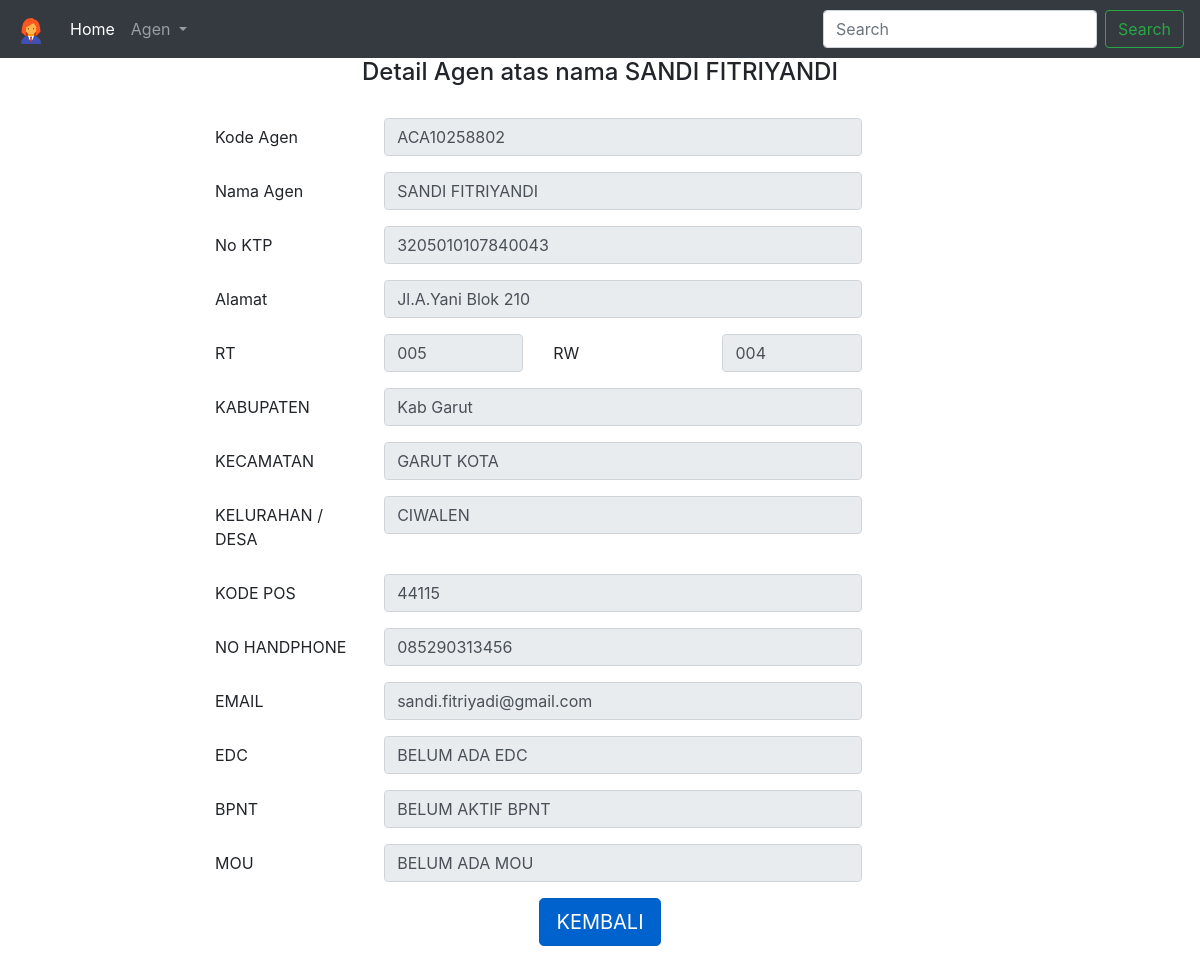
Screenshot of /detailagen.php?id=ACA10258802 with the database file from the repository.
### tables this page shows
CREATE TABLE `agen` (
  `kode_agen` varchar(15) NOT NULL,
  `nama_agen` varchar(30) NOT NULL,
  `no_ktp` text NOT NULL,
  `alamat` varchar(50) NOT NULL,
  `rt_rw` varchar(10) NOT NULL,
  `kabupaten` varchar(20) NOT NULL,
  `kecamatan` varchar(20) NOT NULL,
  `kelurahan` varchar(20) NOT NULL,
  `kode_pos` int(11) NOT NULL,
  `no_handphone` text NOT NULL,
  `email` varchar(30) NOT NULL,
  `edc` tinyint(1) NOT NULL,
  `bpnt` tinyint(1) NOT NULL,
  `mou` tinyint(1) NOT NULL,
  `foto` blob NOT NULL
);

### detailagen.php (the view, shortened to what this page needs)
<!DOCTYPE html>
<html>
<head>
    <link rel="stylesheet" href="css\bootstrap.min.css">
    <link rel="stylesheet" type="text/css" href="css\stylelucky.css">
</head>
<body>
    <nav class="navbar navbar-expand-lg navbar-dark bg-dark">
      <a class="navbar-brand" href="#">
        <img src="img/icon1.png" widht="30" height="30" alt="Dashboard">
      </a>
      <div class="collapse navbar-collapse" id="navbarSupportedContent">
        <ul class="navbar-nav mr-auto">
          <li class="nav-item active">
            <a class="nav-link" href="index.php">Home <span class="sr-only">(current)</span></a>
          </li>
          <li class="nav-item dropdown">
            <a class="nav-link dropdown-toggle" href="#" id="navbarDropdown" role="button" data-toggle="dropdown" aria-haspopup="true" aria-expanded="false">
              Agen
            </a>
          </li>
        </ul>
        <form class="form-inline my-2 my-lg-0">
          <input class="form-control mr-sm-2" type="search" placeholder="Search" aria-label="Search">
          <button class="btn btn-outline-success my-2 my-sm-0" type="submit">Search</button>
        </form>
      </div>
    </nav>
    <div class="container-fluid text-center">
    <?php
	include 'config.php';
	$id=$_GET['id'];
	$data = mysqli_query($koneksi,"select * from agen where kode_agen='$id'");
	while ($d=mysqli_fetch_array($data)){
		?>
	<h4>Detail Agen atas nama <?php echo $d['nama_agen'];?></h3>
    </div>
<form>
  <div class="form-group row offset-sm-2">
    <label for="KodeAgen" class="col-sm-2 col-form-label">Kode Agen</label>
    <div class="col-sm-6">
      <input type="text" class="form-control" id="KodeAgen" value="<?php echo $d['kode_agen'];?> " readonly>
    </div>
  </div>
  <div class="form-group row offset-sm-2">
    <label for="NamaAgen" class="col-sm-2 col-form-label">Nama Agen</label>
    <div class="col-sm-6">
      <input type="text" class="form-control" id="NamaAgen" value="<?php echo $d['nama_agen'];?>" readonly="">
    </div>
  </div>
   <div class="form-group row offset-sm-2">
    <label for="NamaAgen" class="col-sm-2 col-form-label">No KTP</label>
    <div class="col-sm-6">
      <input type="text" class="form-control" id="NoKTP" value="<?php echo $d['no_ktp'];?>" readonly="">
    </div>
  </div>
   <div class="form-group row offset-sm-2">
    <label for="NamaAgen" class="col-sm-2 col-form-label">Alamat</label>
    <div class="col-sm-6">
      <input type="text" class="form-control" id="Alamat" value="<?php echo $d['alamat'];?>" readonly="">
    </div>
  </div>
   <div class="form-group row offset-sm-2">
    <label for="NamaAgen" class="col-sm-2 col-form-label">RT</label>
    <div class="col-sm-2">
      <input type="text" class="form-control" id="RtRw" value="<?php $rtrw = explode ("/",$d['rt_rw'],2); echo $rtrw[0]?>" readonly="">
    </div>
    <label for="NamaAgen" class="col-sm-2 col-form-label">RW</label>
    <div class="col-sm-2">
      <input type="text" class="form-control" id="RtRw" value="<?php echo $rtrw[1];?>" readonly="">
    </div>
  </div>
   <div class="form-group row offset-sm-2">
    <label for="NamaAgen" class="col-sm-2 col-form-label">KABUPATEN</label>
    <div class="col-sm-6">
      <input type="text" class="form-control" id="Provinsi" value="<?php echo $d['kabupaten'];?>" readonly="">
    </div>
  </div>
   <div class="form-group row offset-sm-2">
    <label for="NamaAgen" class="col-sm-2 col-form-label">KECAMATAN</label>
    <div class="col-sm-6">
      <input type="text" class="form-control" id="Kecamatan" value="<?php echo $d['kecamatan'];?>" readonly="">
    </div>
  </div>
   <div class="form-group row offset-sm-2">
    <label for="NamaAgen" class="col-sm-2 col-form-label">KELURAHAN / DESA</label>
    <div class="col-sm-6">
      <input type="text" class="form-control" id="Kelurahan" value="<?php echo $d['kelurahan'];?>" readonly="">
    </div>
  </div>
   <div class="form-group row offset-sm-2">
    <label for="NamaAgen" class="col-sm-2 col-form-label">KODE POS</label>
    <div class="col-sm-6">
      <input type="text" class="form-control" id="KodePos" value="<?php echo $d['kode_pos'];?>" readonly="">
    </div>
  </div>
   <div class="form-group row offset-sm-2">
    <label for="NamaAgen" class="col-sm-2 col-form-label">NO HANDPHONE</label>
    <div class="col-sm-6">
      <input type="text" class="form-control" id="NoHandphone" value="<?php echo $d['no_handphone'];?>" readonly="">
    </div>
  </div>
   <div class="form-group row offset-sm-2">
    <label for="NamaAgen" class="col-sm-2 col-form-label">EMAIL</label>
    <div class="col-sm-6">
      <input type="text" class="form-control" id="Email" value="<?php echo $d['email'];?>" readonly="">
    </div>
  </div>
   <div class="form-group row offset-sm-2">
    <label for="EDC" class="col-sm-2 col-form-label">EDC</label>
    <div class="col-sm-6">
      <input type="text" class="form-control" id="EDC" value="<?php
     	if ($d['edc']) {
  		$edc = "SUDAH ADA EDC";
  		echo $edc;
		}
		else {
    	$edc = "BELUM ADA EDC";
    	echo $edc;
		}
		?>"
		readonly="">
    </div>
  </div>
   <div class="form-group row offset-sm-2">
    <label for="BPNT" class="col-sm-2 col-form-label">BPNT</label>
    <div class="col-sm-6">
      <input type="text" class="form-control" id="BPNT" value="<?php
     	if ($d['edc']) {
  		$edc = "SUDAH AKTIF BPNT";
  		echo $edc;
		}
		else {
    	$edc = "BELUM AKTIF BPNT";
    	echo $edc;
		}
		?>"
		readonly="">
    </div>
  </div>
   <div class="form-group row offset-sm-2">
    <label for="MOU" class="col-sm-2 col-form-label">MOU</label>
    <div class="col-sm-6">
      <input type="text" class="form-control" id="MOU" value="<?php
     	if ($d['edc']) {
  		$edc = "SUDAH ADA MOU";
  		echo $edc;
		}
		else {
    	$edc = "BELUM ADA MOU";
    	echo $edc;
		}
		?>"
		readonly="">
    </div>
  </div>
</form>
<div class="container text-center">
<a href="index.php" class="btn btn-primary btn-lg active" role="button" aria-pressed="true">KEMBALI</a>
</div>
	<?php
	}
	?>
</body>
</html>

### css/stylelucky.css (style rules this page uses)
html { position: relative; }
body { margin-bottom: 100px; }

### rows the page displays
agen: nama_agen "SANDI FITRIYANDI", kode_agen "ACA10258802", no_ktp "3205010107840043", alamat "Jl.A.Yani Blok 210", rt_rw "005", rt_rw "004", kabupaten "Kab Garut", kecamatan "GARUT KOTA", kelurahan "CIWALEN", kode_pos "44115", no_handphone "085290313456", email "sandi.fitriyadi@gmail.com", edc "BELUM ADA EDC", edc "BELUM AKTIF BPNT", edc "BELUM ADA MOU"
